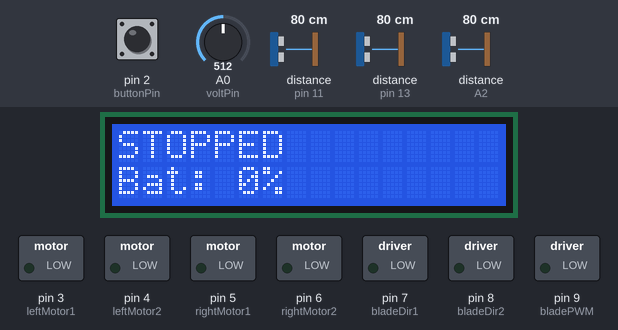
Recording of a sketch running on a simulated Arduino Uno, built with avr-gcc and run on an emulated ATmega328P. Parts: 16×2 character LCD, switched loads named in the sketch (green lamp = pin HIGH). The test bench sets the inputs (shaded band); at power-on: pin 2 (buttonPin) HIGH, distance to the obstacle (sensors on pin 11, pin 13, A2) 80 cm, A0 (voltPin) = 512. The echo pulse lasts 58.3 µs per cm; random numbers use the default seed unless the sketch sets one; pins used as bus, display or sensor lines are not drawn.

Above: at 1.2 s.
1.3 s: pin 2 (buttonPin) pulled LOW for 0.15 s
At 1.82 s:
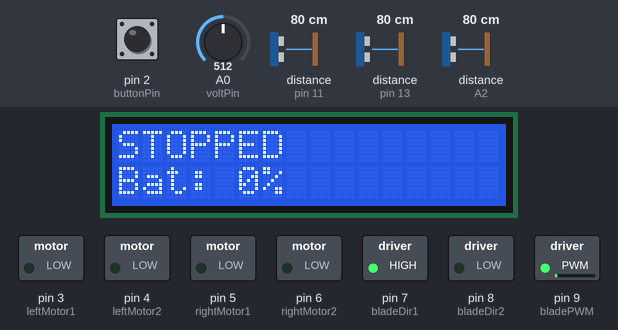
At 3.02 s:
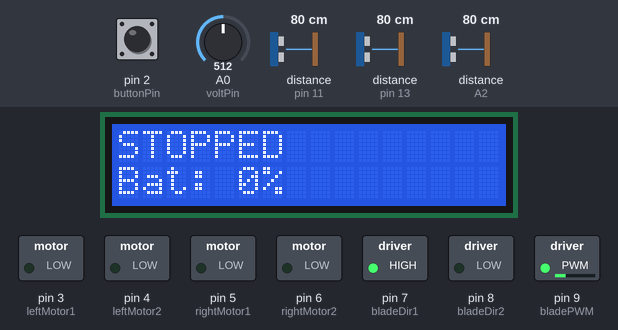
4.0 s: distance to the obstacle (sensor on pin 11) set to 120 cm
6.7 s: distance to the obstacle (sensor on pin 13) set to 299 cm
9.7 s: distance to the obstacle (sensor on A2) set to 35 cm
12.7 s: A0 (voltPin) set to 992
At 13.0 s:
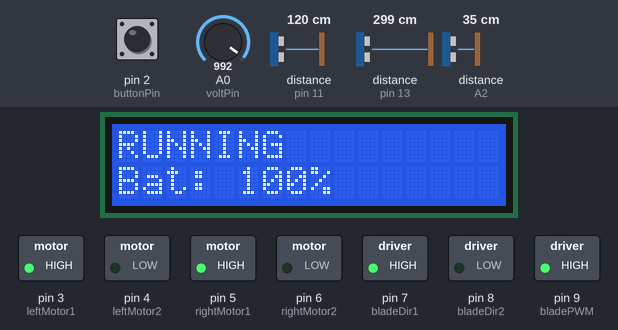
15.7 s: distance to the obstacle (sensor on A2) set to 23 cm
17.2 s: distance to the obstacle (sensor on A2) set to 19 cm
At 18.4 s:
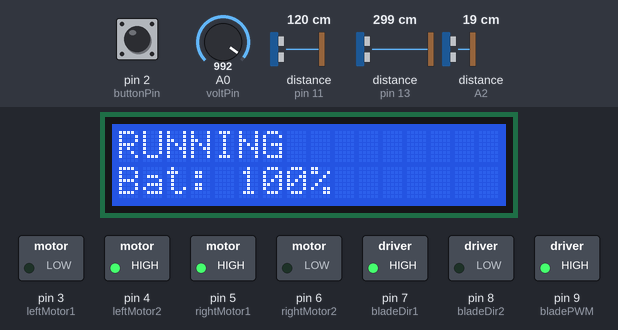
Timing chart, 0 to 19.7 s (numbered marks = the images above; inputs shaded):
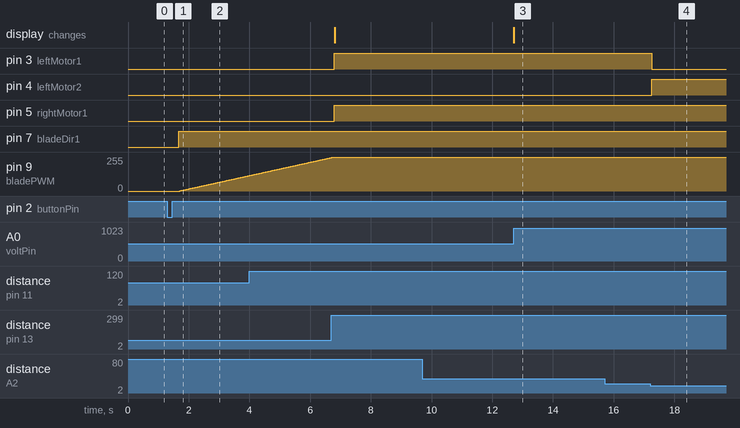

Measured:
- the behaviour switches between 21 and 20 cm on distance to the obstacle (sensor on A2) (found by bisection; images 3 and 4)
- after the input at 1.3 s, pin 7 (bladeDir1): LOW → HIGH after 0.38 s; pin 9 (bladePWM): moves from 0/255 to 116/255 over 2.3 s, starting after 0.40 s
- after the input at 9.7 s, every drawn part: stays the same
- after the input at 12.7 s, the display: changes at once (image 3)
- after the input at 15.7 s, every drawn part: stays the same
- after the input at 17.2 s, pin 3 (leftMotor1): HIGH → LOW after 0.06 s; pin 4 (leftMotor2): LOW → HIGH after 0.06 s

The sketch:

complete_code_v1.ino
```cpp
#include <LiquidCrystal_I2C.h>

// ================= PIN CONFIG =================

// Button
const int buttonPin = 2;

// Drive motors (H-bridge, simple HIGH/LOW)
const int leftMotor1 = 3;
const int leftMotor2 = 4;
const int rightMotor1 = 5;
const int rightMotor2 = 6;

// Blade motor (PWM for softstart)
const int bladePWM = 9;
const int bladeDir1 = 7;
const int bladeDir2 = 8;

// Ultrasonic sensors
const int trigL = 10, echoL = 11;
const int trigM = 12, echoM = 13;
const int trigR = A1, echoR = A2;

// Battery
const int voltPin = A0;

// LCD
LiquidCrystal_I2C lcd(0x27, 16, 2);

// ================= BATTERY =================
const float R1 = 47000.0;
const float R2 = 10000.0;
const float Vmin = 21.0;
const float Vmax = 25.2;

// ================= STATE =================
bool robotRunning = false;
bool lastButtonState = HIGH;

// ================= SETUP =================
void setup() {
  pinMode(buttonPin, INPUT_PULLUP);

  pinMode(leftMotor1, OUTPUT);
  pinMode(leftMotor2, OUTPUT);
  pinMode(rightMotor1, OUTPUT);
  pinMode(rightMotor2, OUTPUT);

  pinMode(bladePWM, OUTPUT);
  pinMode(bladeDir1, OUTPUT);
  pinMode(bladeDir2, OUTPUT);

  pinMode(trigL, OUTPUT); pinMode(echoL, INPUT);
  pinMode(trigM, OUTPUT); pinMode(echoM, INPUT);
  pinMode(trigR, OUTPUT); pinMode(echoR, INPUT);

  lcd.init();
  lcd.backlight();

  Serial.begin(9600);

  stopAll();
}

// ================= LOOP =================
void loop() {
  handleButton();

  if (robotRunning) {
    runRobot();
  } else {
    stopAll();
    displayStatus("STOPPED");
  }

  delay(100);
}

// ================= BUTTON =================
void handleButton() {
  bool currentState = digitalRead(buttonPin);

  if (lastButtonState == HIGH && currentState == LOW) {
    robotRunning = !robotRunning;
    delay(300); // debounce
  }

  lastButtonState = currentState;
}

// ================= MAIN LOGIC =================
void runRobot() {
  float distL = readDistance(trigL, echoL);
  float distM = readDistance(trigM, echoM);
  float distR = readDistance(trigR, echoR);

  // Start blade with softstart once
  static bool bladeStarted = false;
  if (!bladeStarted) {
    softStartBlade();
    bladeStarted = true;
  }

  // Obstacle logic
  if (distM < 30) {
    stopDrive();
    delay(200);

    if (distL > distR) {
      turnLeft();
    } else {
      turnRight();
    }
    delay(random(400, 800));
  }
  else if (distL < 20) {
    turnRight();
    delay(300);
  }
  else if (distR < 20) {
    turnLeft();
    delay(300);
  }
  else {
    forward();
  }

  displayStatus("RUNNING");
}

// ================= MOTOR CONTROL =================
void forward() {
  digitalWrite(leftMotor1, HIGH);
  digitalWrite(leftMotor2, LOW);
  digitalWrite(rightMotor1, HIGH);
  digitalWrite(rightMotor2, LOW);
}

void turnLeft() {
  digitalWrite(leftMotor1, LOW);
  digitalWrite(leftMotor2, HIGH);
  digitalWrite(rightMotor1, HIGH);
  digitalWrite(rightMotor2, LOW);
}

void turnRight() {
  digitalWrite(leftMotor1, HIGH);
  digitalWrite(leftMotor2, LOW);
  digitalWrite(rightMotor1, LOW);
  digitalWrite(rightMotor2, HIGH);
}

void stopDrive() {
  digitalWrite(leftMotor1, LOW);
  digitalWrite(leftMotor2, LOW);
  digitalWrite(rightMotor1, LOW);
  digitalWrite(rightMotor2, LOW);
}

void stopAll() {
  stopDrive();
  analogWrite(bladePWM, 0);
}

// ================= BLADE SOFTSTART =================
void softStartBlade() {
  digitalWrite(bladeDir1, HIGH);
  digitalWrite(bladeDir2, LOW);

  for (int pwm = 0; pwm <= 255; pwm++) {
    analogWrite(bladePWM, pwm);
    delay(20); // smooth ramp
  }
}

// ================= ULTRASONIC =================
float readDistance(int trig, int echo) {
  digitalWrite(trig, LOW);
  delayMicroseconds(5);

  digitalWrite(trig, HIGH);
  delayMicroseconds(15);
  digitalWrite(trig, LOW);

  long duration = pulseIn(echo, HIGH, 30000);

  if (duration == 0) return 999;

  return duration * 0.0343 / 2.0;
}

// ================= BATTERY =================
float getBatteryPercent() {
  int raw = analogRead(voltPin);
  float voltage = raw * (5.0 / 1023.0);
  voltage = voltage * ((R1 + R2) / R2);

  float percent = ((voltage - Vmin) / (Vmax - Vmin)) * 100.0;

  if (percent > 100) percent = 100;
  if (percent < 0) percent = 0;

  return percent;
}

// ================= LCD =================
void displayStatus(String state) {
  lcd.clear();

  lcd.setCursor(0, 0);
  lcd.print(state);

  lcd.setCursor(0, 1);
  lcd.print("Bat: ");
  lcd.print((int)getBatteryPercent());
  lcd.print("%");
}
```
